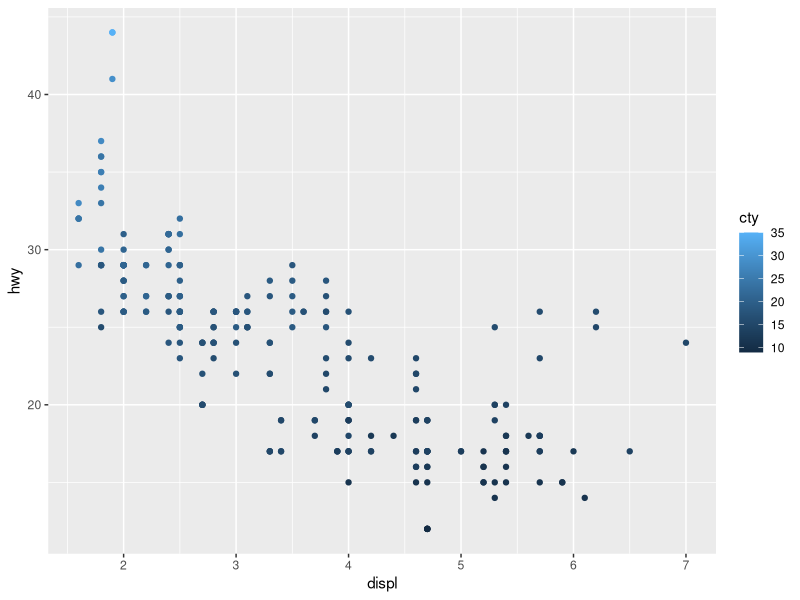
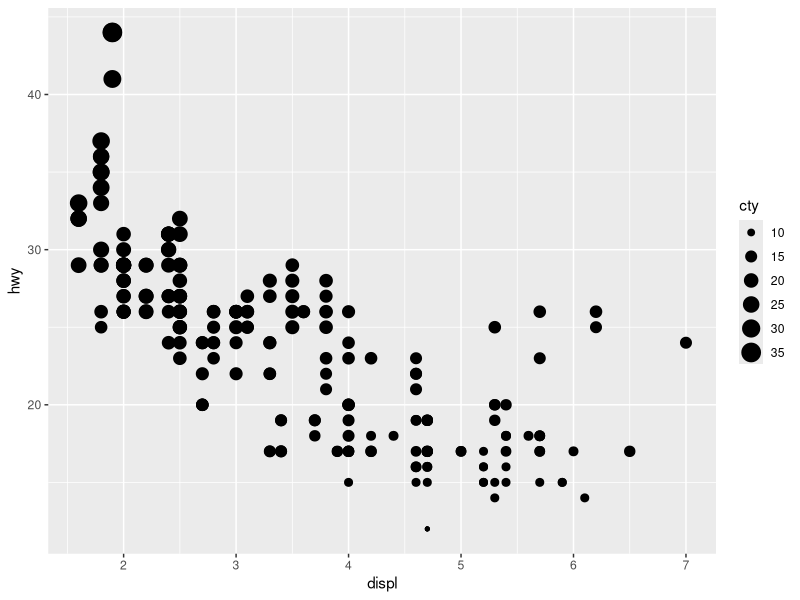
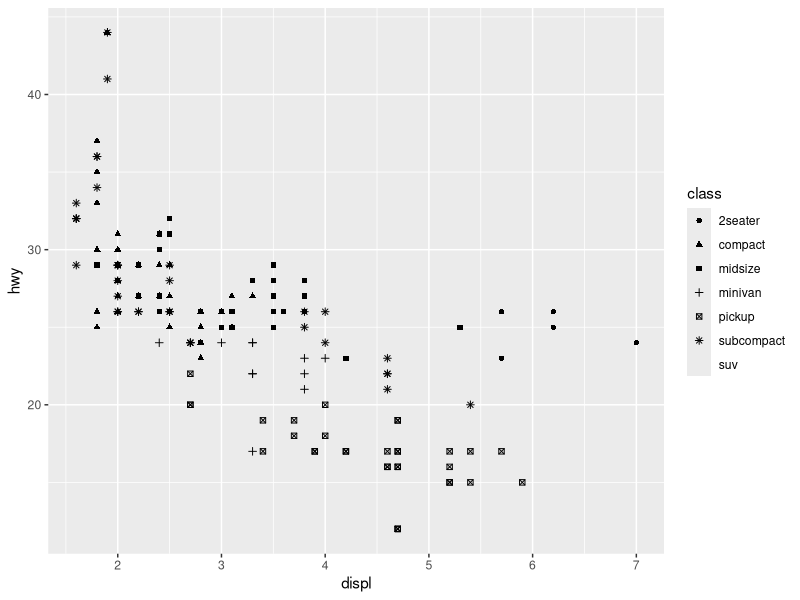
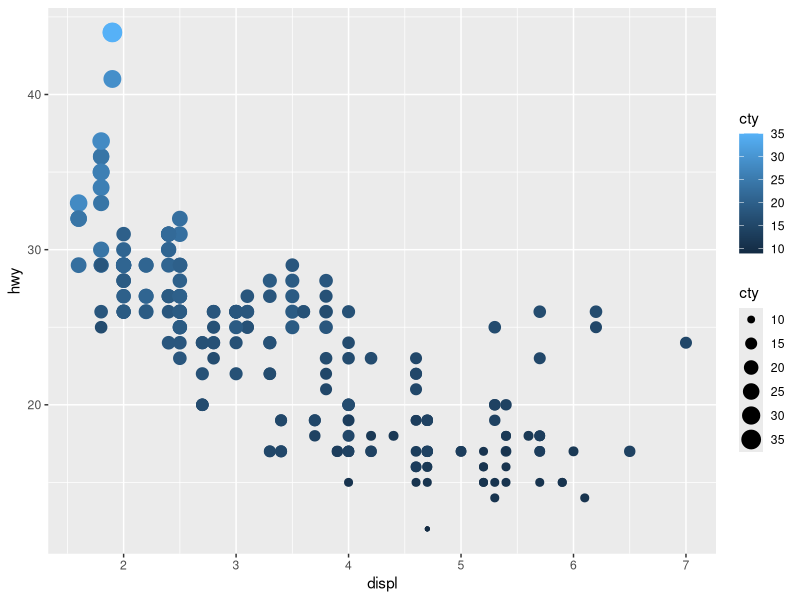
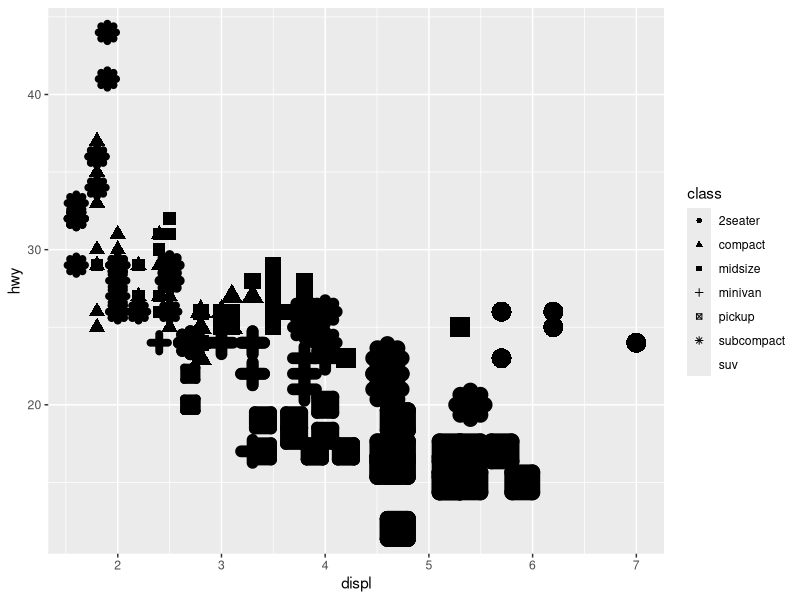
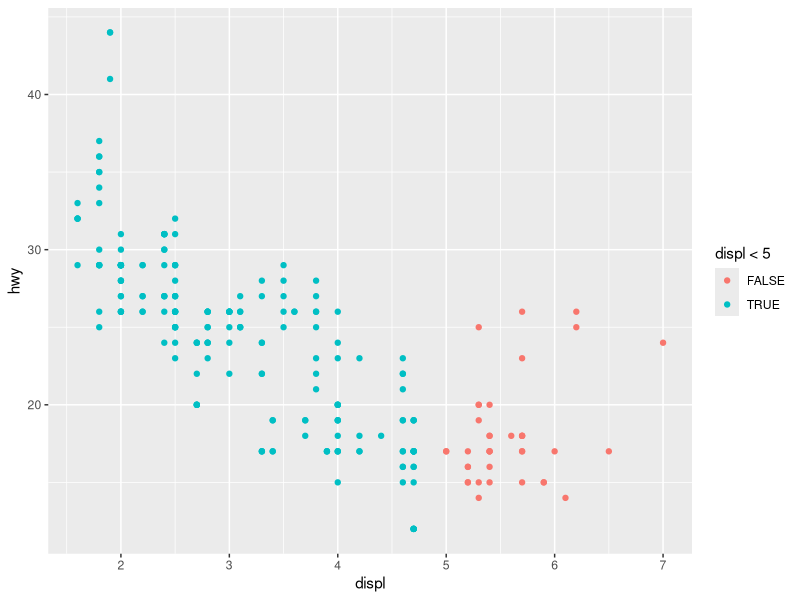

Recreate these plots in R, in order.
## ---- chunk 1
knitr::opts_chunk$set(echo = TRUE)
## ---- chunk 2
library(ggplot2)
## ---- chunk 3
ggplot(data = mpg) + geom_point(mapping = aes(x = displ, y = hwy, color = cty))

## ---- chunk 4
ggplot(data = mpg) + geom_point(mapping = aes(x = displ, y = hwy, size = cty))

## ---- chunk 5
ggplot(data = mpg) + geom_point(mapping = aes(x = displ, y = hwy, shape= class))
## ---- chunk 6
ggplot(data = mpg) + geom_point(mapping = aes(x = displ, y = hwy, color = cty, size = cty))
## ---- chunk 7
ggplot(data = mpg) + geom_point(mapping = aes(x = displ, y = hwy, stroke= cyl, shape = class))
## ---- chunk 8
ggplot(data = mpg) + geom_point(mapping = aes(x = displ, y = hwy, colour = displ < 5))

